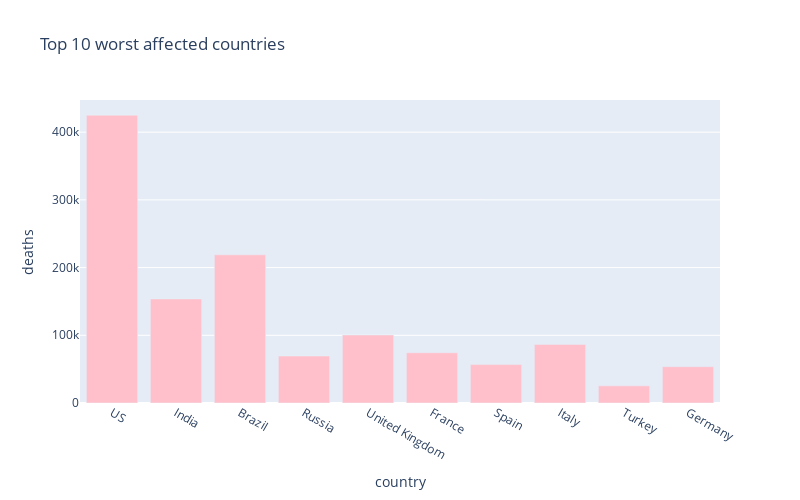

This figure's notebook cell:
### Markdown cell above
# Death cases

### Code cell
px.bar(
    sorted_country_df.head(10),
    x = "country",
    y = "deaths",
    title= "Top 10 worst affected countries", # the axis names
    color_discrete_sequence=["pink"], 
    height=500,
    width=800
)

### Figure 1 — Plotly figure (JSON) as saved in the notebook; plotly's stock layout.template omitted (floating-point values rounded to 4 significant figures)
{"data": [{"alignmentgroup": "True", "hovertemplate": "country=%{x}<br>deaths=%{y}<extra></extra>", "legendgroup": "", "marker": {"color": "pink"}, "name": "", "offsetgroup": "", "orientation": "v", "showlegend": false, "textposition": "auto", "type": "bar", "x": ["US", "India", "Brazil", "Russia", "United Kingdom", "France", "Spain", "Italy", "Turkey", "Germany"], "xaxis": "x", "y": [425119, 153724, 218878, 69391, 100359, 74250, 56794, 86422, 25344, 53619], "yaxis": "y"}], "layout": {"barmode": "relative", "height": 500, "legend": {"tracegroupgap": 0}, "title": {"text": "Top 10 worst affected countries"}, "width": 800, "xaxis": {"anchor": "y", "domain": [0, 1], "title": {"text": "country"}}, "yaxis": {"anchor": "x", "domain": [0, 1], "title": {"text": "deaths"}}}}
